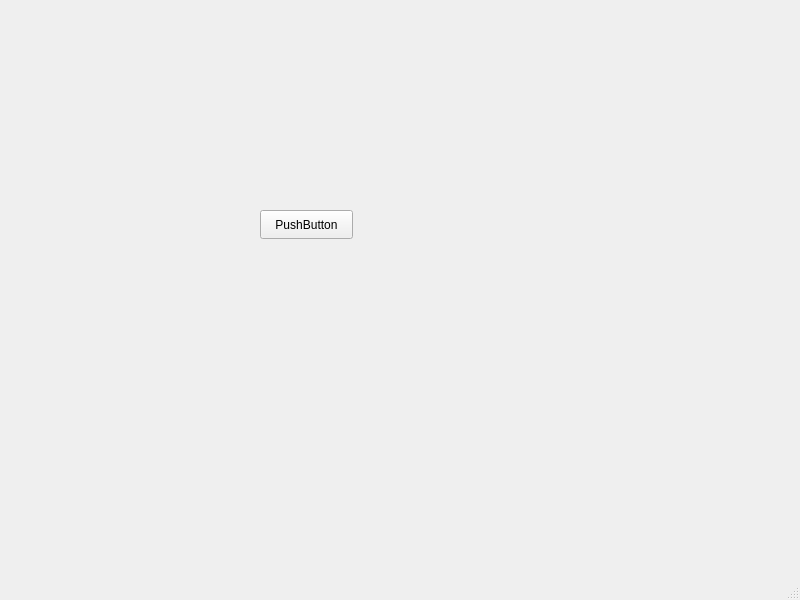
<?xml version="1.0" encoding="UTF-8"?>
<ui version="4.0">
 <class>MainWindow</class>
 <widget class="QMainWindow" name="MainWindow">
  <property name="geometry">
   <rect>
    <x>0</x>
    <y>0</y>
    <width>800</width>
    <height>600</height>
   </rect>
  </property>
  <property name="windowTitle">
   <string>MainWindow</string>
  </property>
  <widget class="QWidget" name="centralwidget">
   <widget class="QPushButton" name="pushButton">
    <property name="geometry">
     <rect>
      <x>260</x>
      <y>210</y>
      <width>93</width>
      <height>29</height>
     </rect>
    </property>
    <property name="text">
     <string>PushButton</string>
    </property>
   </widget>
  </widget>
  <widget class="QMenuBar" name="menubar">
   <property name="geometry">
    <rect>
     <x>0</x>
     <y>0</y>
     <width>800</width>
     <height>26</height>
    </rect>
   </property>
  </widget>
  <widget class="QStatusBar" name="statusbar"/>
 </widget>
 <resources/>
 <connections/>
</ui>
